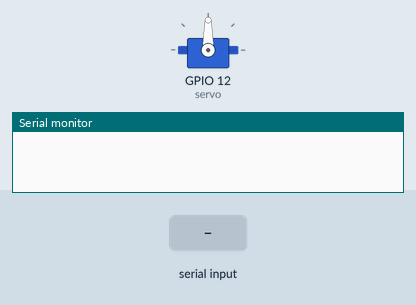
This sketch was run on a simulated ESP32. Shown: servo, the last lines printed to the serial monitor. The test bench sets the inputs (shaded band).

Above: at 1.2 s.
1.3 s: "90,45\n" received over Serial
At 1.9 s:
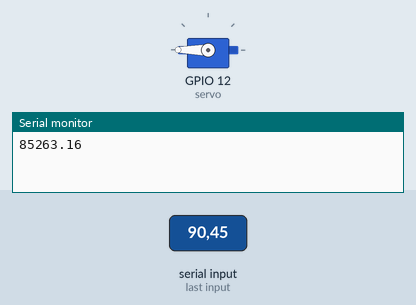
Timing chart, 0 to 4.3 s (numbered marks = the images above; inputs shaded):
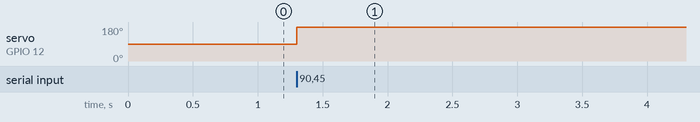

The sketch:

Hand_Servo.ino
```cpp
#include <Arduino.h>
#include <ESP32Servo.h>

Servo servo;
String incoming = "";

float mapFloat(float x, float in_min, float in_max, float out_min, float out_max) {
  return (x - in_min) * (out_max - out_min) / (in_max - in_min) + out_min;
}

void setup() {
  servo.attach(12);
  Serial.begin(9600);
}

void loop() {
  if (Serial.available()) {
    incoming = Serial.readStringUntil('\n');
    incoming.trim();

    // Serial.print("Got: ");
    // Serial.println(incoming);

    float x = incoming.toFloat();
    float angle = mapFloat(x, 0.0, 0.19, 0, 180);

    Serial.println(angle);

    angle = constrain(angle, 0, 180);

    servo.write(angle);
  }
}
```

Measured:
- after the input at 1.3 s, servo on GPIO 12 (servo): 90° → 180° at once
